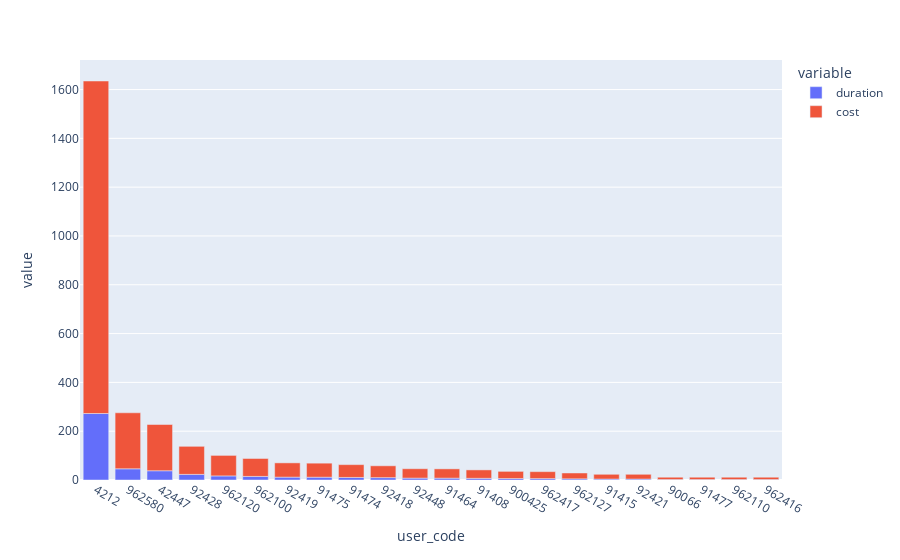

Notebook source saved alongside this figure:
### Code cell
df[["user_code", "duration", "cost"]].groupby("user_code").aggregate(func="sum").sort_values("cost", ascending=False).plot(kind="bar")

### Figure 1 — Plotly figure (JSON) as saved in the notebook; plotly's stock layout.template omitted (floating-point values rounded to 4 significant figures)
{"data": [{"alignmentgroup": "True", "hovertemplate": "variable=duration<br>user_code=%{x}<br>value=%{y}<extra></extra>", "legendgroup": "duration", "marker": {"color": "#636efa", "pattern": {"shape": ""}}, "name": "duration", "offsetgroup": "duration", "orientation": "v", "showlegend": true, "textposition": "auto", "type": "bar", "x": ["4212", "962580", "42447", "92428", "962120", "962100", "92419", "91475", "91474", "92418", "92448", "91464", "91408", "900425", "962417", "962127", "91415", "92421", "90066", "91477", "962110", "962416"], "xaxis": "x", "y": [272.5, 45.9, 37.9, 23, 16.8, 14.7, 11.7, 11.5, 10.5, 9.7, 7.7, 7.6, 6.9, 5.9, 5.7, 4.8, 3.9, 3.9, 1.9, 1.9, 1.9, 1.9], "yaxis": "y"}, {"alignmentgroup": "True", "hovertemplate": "variable=cost<br>user_code=%{x}<br>value=%{y}<extra></extra>", "legendgroup": "cost", "marker": {"color": "#EF553B", "pattern": {"shape": ""}}, "name": "cost", "offsetgroup": "cost", "orientation": "v", "showlegend": true, "textposition": "auto", "type": "bar", "x": ["4212", "962580", "42447", "92428", "962120", "962100", "92419", "91475", "91474", "92418", "92448", "91464", "91408", "900425", "962417", "962127", "91415", "92421", "90066", "91477", "962110", "962416"], "xaxis": "x", "y": [1362.0, 229.5, 189.5, 115, 84, 73.5, 58.5, 57.5, 52.5, 48.5, 38.5, 38, 34.5, 29.5, 28.5, 24, 19.5, 19.5, 9.5, 9.5, 9.5, 9.5], "yaxis": "y"}], "layout": {"barmode": "relative", "legend": {"title": {"text": "variable"}, "tracegroupgap": 0}, "margin": {"t": 60}, "xaxis": {"anchor": "y", "domain": [0, 1], "title": {"text": "user_code"}}, "yaxis": {"anchor": "x", "domain": [0, 1], "title": {"text": "value"}}}}
